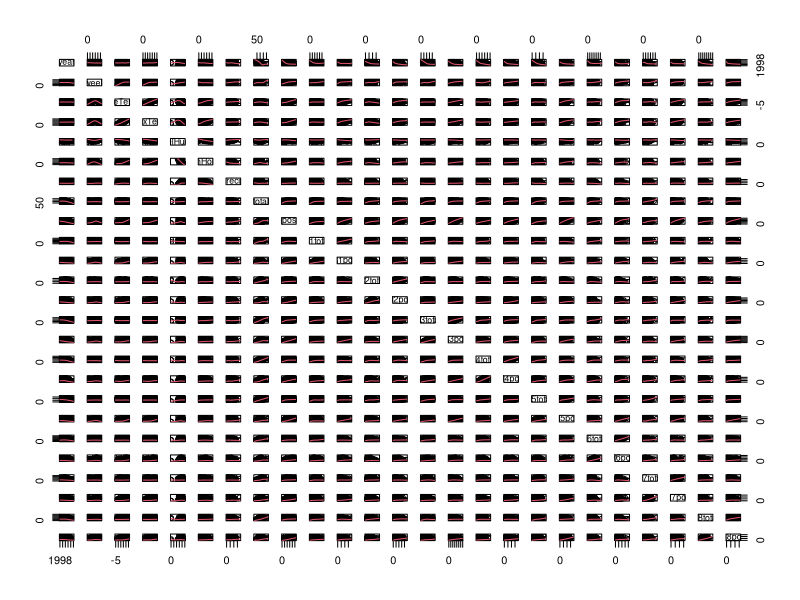
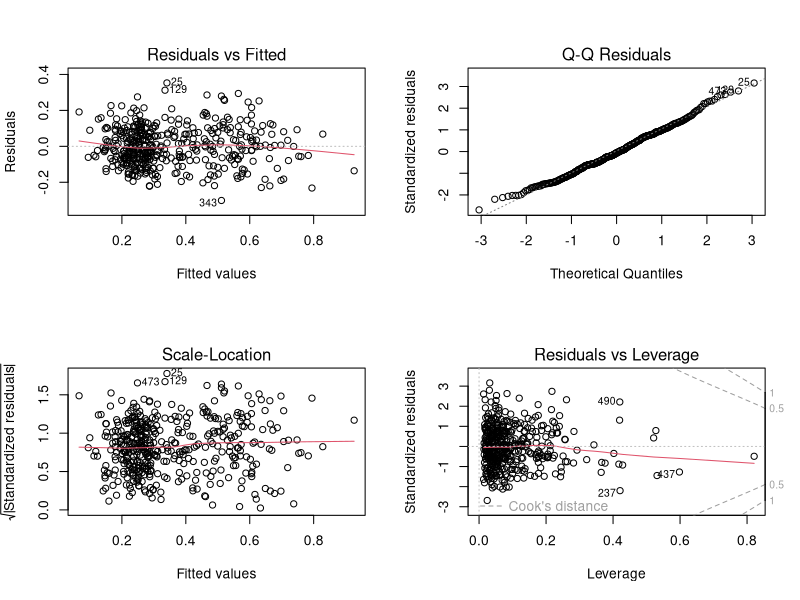

Here is the R script that generated these plots, in order: (Note: this script raises an error after producing the figures.)
climate = read.table("climate.txt", header=T, sep = "\t")
weekly = read.csv("weekly_pos.csv", header=T)
library(MASS)
camp <- read.table("case2regions4.txt",header = T,sep = "\t")

summary(camp)
plot(camp, panel=panel.smooth)

lm1 <- lm((pos / total) ~ (aveTemp + maxTemp + relHum + sunHours + precip + week)^3, data=camp)
par(mfrow=c(2,2))
plot (lm1)
summary(lm1)
boxcox(lm1)

lm2 <- step(lm1)
summary(lm2)
anova(lm2)
drop1(lm2, test="F")

stepP <- function(object, level=0.05, verbose=FALSE){
  if (!("lm" %in% class(object))){
    error("First argument should be an lm object")
  }
  d1 <- drop1(object, test="F")[-1,]
  maxP <- max(d1[["Pr(>F)"]])
  lmTmp <- object
  maxVar <- row.names(d1)[d1[["Pr(>F)"]]==maxP]
  history <-NULL # For storing the history of models
  tmpFormula <- paste(as.character(formula(lmTmp))[c(2,1,3)], collapse=" ")
  
  while(maxP > level & nrow(d1)>=1){
    maxVar <- row.names(d1)[d1[["Pr(>F)"]]==maxP]
    history <- rbind(history,data.frame(formula= tmpFormula, maxP=maxP, maxVar = maxVar) )
    lmTmp <- update(lmTmp, paste(".~.-",maxVar))
    d1 <- drop1(lmTmp, test="F")[-1,]
    maxP <- max(d1[["Pr(>F)"]])
    tmpFormula <- paste(as.character(formula(lmTmp))[c(2,1,3)], collapse=" ")
    if (verbose)
      print(tmpFormula) # Print the formula after each reduction
  }
  # Also adding the final model to document the p-value
  maxVar <- row.names(d1)[d1[["Pr(>F)"]]==maxP]
  tmpFormula <- paste(as.character(formula(lmTmp))[c(2,1,3)], collapse=" ")
  history <- rbind(history,data.frame(formula= tmpFormula, maxP=maxP, maxVar = maxVar) )
  return(list(object=lmTmp, history=history))  
}

mod <- stepP(lm2)
lm3 <- mod$object
anova(lm3)
drop1(lm3, test = "F")
lm4 <- update(lm3, .~. -aveTemp:sunHours)
drop1(lm4, test="F")
lm5 <- step(lm4)
drop1(lm5, test="F")
lm6 <- update(lm5, .~. -maxTemp:sunHours)
drop1(lm6, test="F")
lm7 <- update(lm6, .~. -aveTemp:relHum:sunHours)
drop1(lm7, test="F")
lm8 <- update(lm7, .~. -maxTemp)
drop1(lm8, test="F")
anova(lm8)
lm9 <- update(lm8, .~. -relHum:precip)
drop1(lm9, test="F")
lm10 <- update(lm9, .~. -aveTemp:relHum:precip)
drop1(lm10, test="F")
lm11 <- update(lm10, .~. -aveTemp:precip)
drop1(lm11, test="F")
anova(lm11)
#Sunhours er mindre signifikant, men stadig signifikant. Beholde eller droppe?

par(mfrow=c(2,2))
plot(lm11)

residualPlots(lm11)
summary(lm11)
